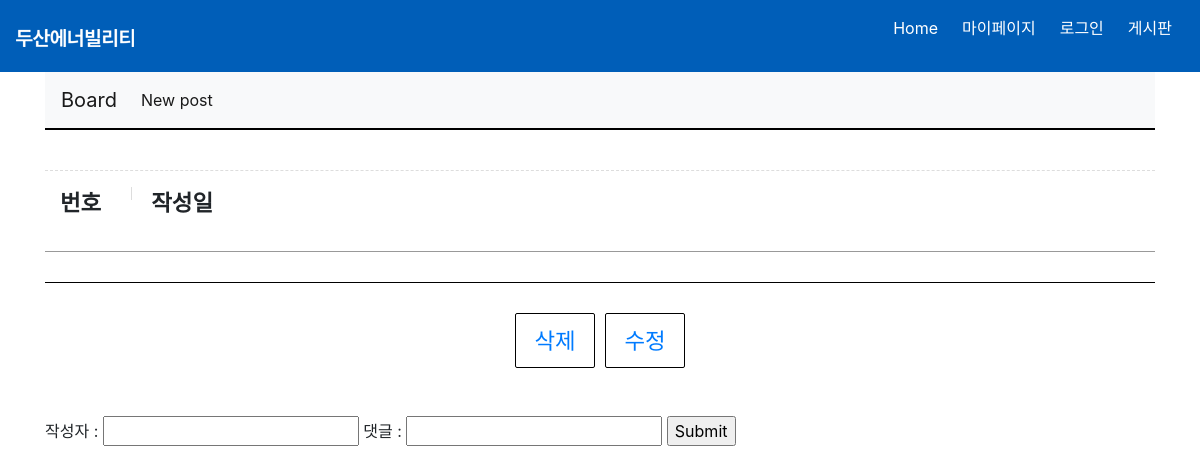
The app's page /posts/22, older data.
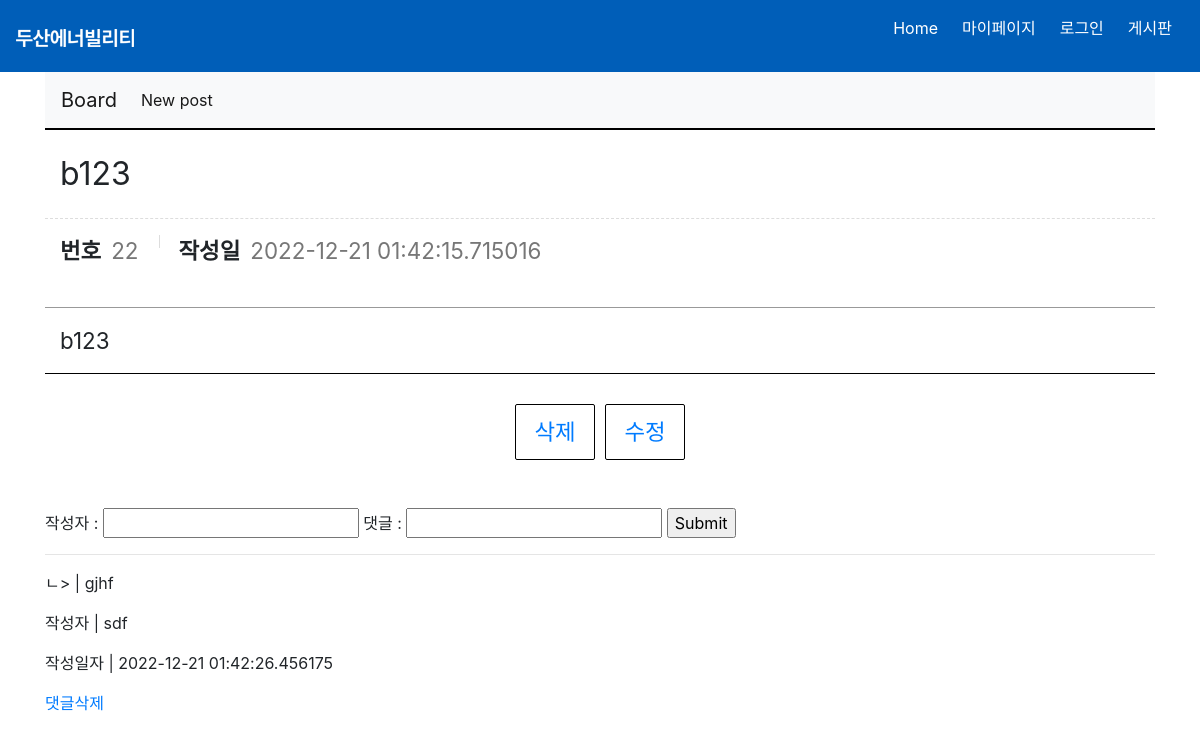
The same page, newer data.
### website/models.py (models this page shows, shortened)
class Post(db.Model):
    __tablename__ = "posts"
    id = db.Column(db.Integer, primary_key=True)
    title = db.Column(db.String, nullable=False)
    content = db.Column(db.String, nullable=False)
    created_at = db.Column(db.DateTime)
    comments = db.relationship('Comment',backref='post')

class Comment(db.Model):
    __tablename__ ='comments'
    id = db.Column(db.Integer, primary_key=True)
    content = db.Column(db.String)
    post_id = db.Column(db.Integer, db.ForeignKey('posts.id'))
    created_at = db.Column(db.DateTime)
    creator = db.Column(db.String)

### website/board_views.py (the view)
@board_views.route('/posts/<int:id>')
def read(id):
    post = Post.query.get(id)
    return render_template('board_read.html',post=post)

### website/templates/board_read.html
{% extends 'base2.html' %}
{% block body_block %}
    <div class="board_view_wrap">
        <div class="board_view">
            <div class="title">
                {{post.title}}
            </div>
            <div class="info">
                <dl>
                    <dt>번호</dt>
                    <dd>{{post.id}}</dd>
                </dl>
                <dl>
                    <dt>작성일</dt>
                    <dd>{{post.created_at}}</dd>
                </dl>
            </div>
            <div class="cont">
                {{post.content}}
            </div>
        </div>
        <div class="bt_wrap">
            <a href="/posts/{{post.id}}/delete">삭제</a>
            <a href="/posts/{{post.id}}/edit">수정</a>
        </div>
    </div>
    <br>
    <br>
    <form action="/posts/{{post.id}}/comments" method='POST'>
        작성자 : <input type="text" name="creator" />
        댓글 : <input type="text" name="content"/>
        <input type='submit'/>
    </form>
    {% for comment in post.comments %}
    <hr>
        <p>ㄴ> | {{comment.content}} </p>
        <p> 작성자 |   {{comment.creator}}</p>
        <p>작성일자 | {{comment.created_at}}</p>
        <a href="/comment/{{comment.id}}/delete">댓글삭제</a>
        <br>
    {% endfor %}
{% endblock %}

### website/templates/base2.html (shortened to what this page needs)
<!DOCTYPE html>
<html lang="ko">
<head>
    <link rel="stylesheet" href="{{ url_for('static', filename='css/style.css') }}"/>
    <link
      rel="stylesheet"
      href="https://stackpath.bootstrapcdn.com/bootstrap/4.4.1/css/bootstrap.min.css"
    />
    <link rel="stylesheet" href="https://stackpath.bootstrapcdn.com/bootstrap/4.1.3/css/bootstrap.min.css">
    <link
      rel="stylesheet"
      href="https://stackpath.bootstrapcdn.com/font-awesome/4.7.0/css/font-awesome.min.css"
    />
</head>
<body>
    <nav class="navbar">
      <div class="navbar__logo">
        <img src="{{ url_for('static', filename='img/logo-kr-w.png') }}" alt="두산애너빌리티">
      </div>
          <ul class="navbar__menu">
            {% if current_user.is_authenticated %}
              {% if current_user.auth == "관리자" %}
              <li><a>{{ current_user.name }}님</a></li>
              <li><a href="/logout">로그아웃</a></li>
              <li><a href="/">Home</a></li>
              <li><a href="/mypage">마이페이지</a></li>
              <li><a href="/board">게시판</a></li>
              <li><a href="/admin">관리자</a></li>
              {% else %}
              <li><a>{{ current_user.name }}님</a></li>
              <li><a href="/logout">로그아웃</a></li>
              <li><a href="/">Home</a></li>
              <li><a href="/mypage">마이페이지</a></li>
              <li><a href="/board">게시판</a></li>
              {% endif %}
            {% else %}
            <li><a href="/">Home</a></li>
            <li><a href="/mypage">마이페이지</a></li>
            <li><a href="/login">로그인</a></li>
            <li><a href="/board">게시판</a></li>
            {% endif%}
          </ul>
    </nav>
    <div class="container">
        <nav class="navbar navbar-expand-lg navbar-light bg-light">
          <a class="navbar-brand" href="/board">Board</a>
          <div class="collapse navbar-collapse" id="navbarNav">
            <ul class="navbar-nav">
              <li class="nav-item active">
                <a class="nav-link" href="/posts/new">New post<span class="sr-only">(current)</span></a>
              </li>
            </ul>
          </div>
        </nav>
        {% block body_block %}
        {% endblock %}
    </div>
</body>
</html>

### website/static/css/style.css (style rules this page uses)
:root { --text-color:#ffffff; --background-color:#005eb8; --accent-color:rgb(255, 0, 0); }
body { margin:0; font-family: 'Noto Sans KR', sans-serif; }
.navbar a { text-decoration: none; color:white; }
a { text-decoration: none; color:white; }
.navbar { display:flex; justify-content: space-between; align-items:center; background-color:#005eb8; padding:10px 12px; }
.navbar__logo { padding-top: 0px; color:white; }
.navbar__menu { display:flex; list-style: none; align-items: center; padding-left : 0px; }
.navbar__menu li { padding:8px 12px; }
.board_view { font-size: 10px; width:100%; border-top:2px solid #000; }
.board_view .title { padding: 20px 15px; border-bottom : 1px dashed #ddd; font-size :2rem; }
.board_view .info { padding:15px; border-bottom:1px solid #999; font-size: 0; }
.board_view .info dl { position: relative; display:inline-block; padding: 0 20px; }
.board_view .info dl:first-child { padding-left: 0; }
.board_view .info dl::before { content:""; position: absolute; top:1px; left:0; display:block; width : 1px; height:13px; background: #ddd; }
.board_view .info dl:first-child::before { display :none; }
.board_view .info dl dt, .board_view .info dl dd { display: inline-block; font-size: 1.4rem; }
.board_view .info dl dd { margin-left:10px; color:#777; }
.board_view .cont { padding:15px; border-bottom: 1px solid #000; line-height: 160%; font-size : 1.4rem; }
.bt_wrap { margin-top:30px; text-align: center; font-size: 0; }
.bt_wrap a { text-decoration: none; display: inline-block; min-width: 80px; margin-left:10px; padding: 10px; border:1px solid #000; border-radius:2px; font-size: 1.4rem; }
.bt_wrap a:first-child { margin-left:0; }

Row changes from the older to the newer data that the page shows:
added Post: title "b123", id "22", created_at "2022-12-21 01:42:15.715016", content "b123"
added Comment: content "gjhf", creator "sdf", created_at "2022-12-21 01:42:26.456175"
